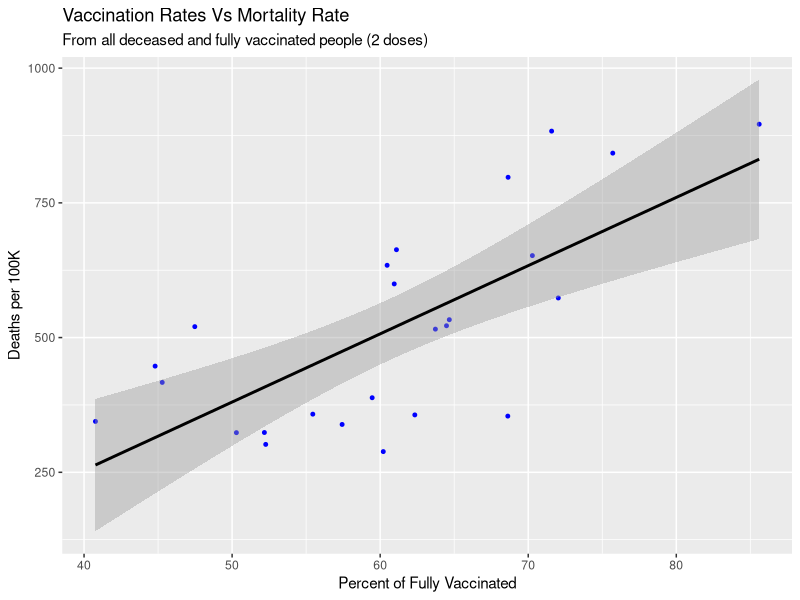

R code for this plot:
## ---- chunk 1
knitr::opts_chunk$set(echo = TRUE)
## ---- chunk 2
library(ggplot2)
library(ggrepel)
library(dplyr)
library(broom)
library(ggpubr)
## ---- chunk 3
df = read.csv('../Data/DP2_TOTAL_vacunados_y_fallecidos_x_departamento.csv')
## ---- chunk 4
lm <- lm(tasa_mortalidad ~ vac_porcentaje, data = df)

## ---- chunk 5
lm_graph<-ggplot(df, aes(x=vac_porcentaje, y=tasa_mortalidad)) +
                 geom_point(color = "blue", size = 1) + 
                 geom_smooth(method="lm", col="black") +
                 ggtitle("Vaccination Rates Vs Mortality Rate", 
                         subtitle="From all deceased and fully vaccinated people (2 doses)") +
                 xlab("Percent of Fully Vaccinated") + ylab("Deaths per 100K") 
                 #geom_text_repel(aes(label = departamento), size = 2.3, 
                  #               hjust = 0.5, vjust = 0.5, 
                   #              min.segment.length = Inf)
## ---- chunk 6
lm_graph
